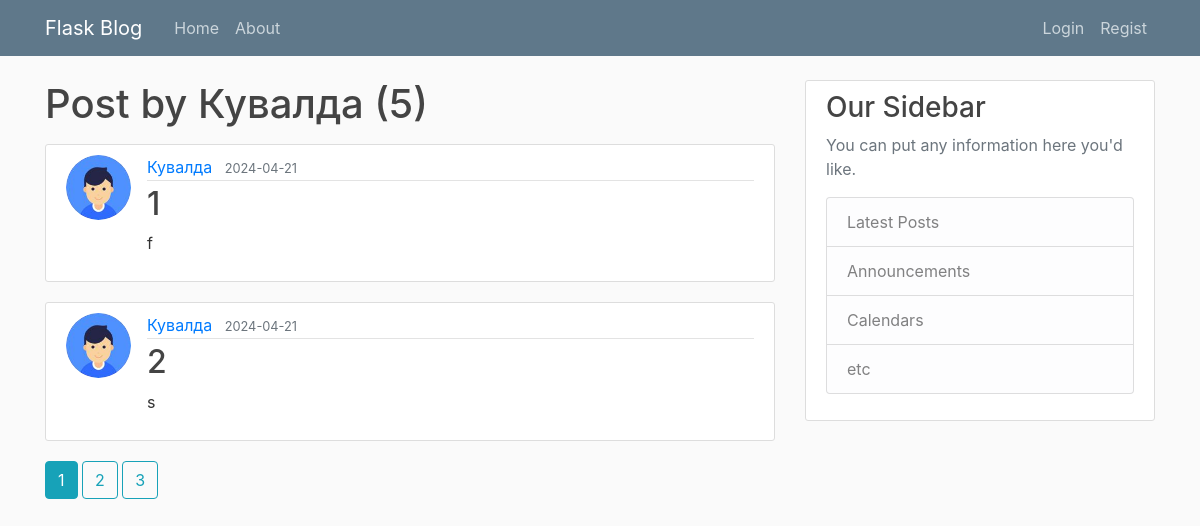
The app's page /user/Кувалда with its own data.
### flaskblog/models.py (models this page shows, shortened)
class User(db.Model, UserMixin):
    id = db.Column(db.Integer, primary_key=True)
    username = db.Column(db.String(20), unique=True, nullable=False)
    email = db.Column(db.String(120), unique=True, nullable=False)
    image_file = db.Column(db.String(20), nullable=False, default='default.jpg')
    password = db.Column(db.String(60), nullable=False)
    posts = db.relationship('Post', backref='author', lazy=True)

class Post(db.Model):
    id = db.Column(db.Integer, primary_key=True)
    title = db.Column(db.String(80), nullable=False)
    date_posted = db.Column(db.DateTime, nullable=False, default= datetime.now(timezone.utc))
    content = db.Column(db.Text, nullable=False)
    user_id = db.Column(db.Integer, db.ForeignKey('user.id'), nullable=False)

### flaskblog/routs.py (the view)
@app.route("/user/<string:username>")
def user_posts(username):
    page = request.args.get('page', 1, type=int)
    user = User.query.filter_by(username=username).first_or_404()
    posts = Post.query.filter_by(author = user)\
        .order_by(Post.date_posted.desc())\
        .paginate(page=page ,per_page=2)#метод paginate позволяет разбивать выводимые посты на несколько страниц
    return render_template("user_posts.html", posts = posts, user = user)

### flaskblog/templates/user_posts.html (shortened to what this page needs)
{%extends "base.html" %}
{% block body %}
    <h1 class = "mb-3">Post by {{user.username}} ({{ posts.total }})</h1>
    {% for post in posts.items %}
        <article class="media content-section">
          <img class = "rounded-circle article-img" src="{{ url_for('static', filename = 'profile_pics/' + post.author.image_file) }}">
          <div class="media-body">
            <div class="article-metadata">
              <a class="mr-2" href="{{url_for('user_posts', username=post.author.username)}}">{{ post.author.username }}</a>
              <small class="text-muted">{{ post.date_posted.strftime('%Y-%m-%d') }}</small>
            </div>
            <h2><a class="article-title" href="{{ url_for('post', post_id = post.id) }}">{{ post.title }}</a></h2>
            <p class="article-content">{{ post.content }}</p>
          </div>
        </article>
    {% endfor %}
    {% for page_num in posts.iter_pages(left_edge=1, right_edge=1, left_current=1, right_current=2) %}
        {% if page_num %}
          {% if posts.page == page_num %}
            <a class="btn btn-info mb-4" href="{{url_for('user_posts', username = user.username, page=page_num) }}"> {{page_num}}</a>
          {% else %}
            <a class="btn btn-outline-info mb-4" href="{{url_for('user_posts', username = user.username, page=page_num) }}"> {{page_num}}</a>
          {% endif %}
        {% else %}
          ...
        {% endif %}
    {% endfor %}
{% endblock %}

### flaskblog/static/main.css (style rules this page uses)
body { background: #fafafa; color: #333333; margin-top: 5rem; }
h1, h2, h3, h4, h5, h6 { color: #444444; }
.content-section { background: #ffffff; padding: 10px 20px; border: 1px solid #dddddd; border-radius: 3px; margin-bottom: 20px; }
.article-title { color: #444444; }
.article-content { white-space: pre-line; }
.article-img { height: 65px; width: 65px; margin-right: 16px; }
.article-metadata { padding-bottom: 1px; margin-bottom: 4px; border-bottom: 1px solid #e3e3e3 }

### records on screen
User: username "Кувалда"
Post: image_file (picture), author.username "Кувалда", date_posted "2024-04-21", title "1", content "f"
Post: image_file (picture), author.username "Кувалда", date_posted "2024-04-21", title "2", content "s"

### other values on screen
{{ posts.total }} "5"
{{ page_num }} "1"
{{ page_num }} "2" "3"
